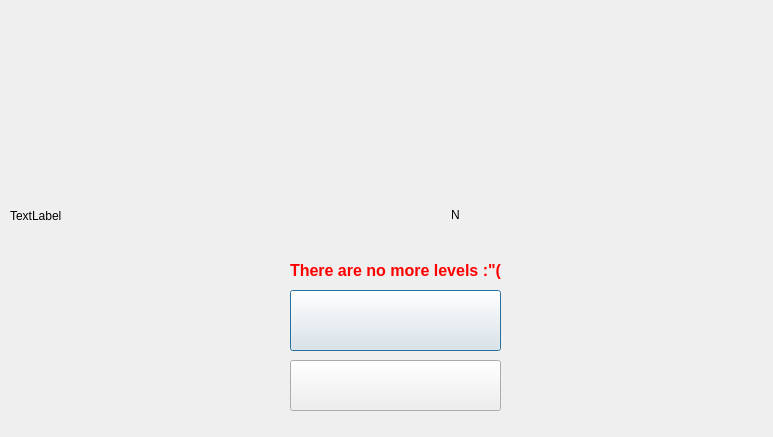
<?xml version="1.0" encoding="UTF-8"?>
<ui version="4.0">
 <class>winning</class>
 <widget class="QDialog" name="winning">
  <property name="geometry">
   <rect>
    <x>0</x>
    <y>0</y>
    <width>773</width>
    <height>437</height>
   </rect>
  </property>
  <property name="windowTitle">
   <string>Dialog</string>
  </property>
  <widget class="QLabel" name="label">
   <property name="geometry">
    <rect>
     <x>10</x>
     <y>-10</y>
     <width>761</width>
     <height>451</height>
    </rect>
   </property>
   <property name="text">
    <string>TextLabel</string>
   </property>
  </widget>
  <widget class="QLabel" name="score">
   <property name="geometry">
    <rect>
     <x>380</x>
     <y>180</y>
     <width>151</width>
     <height>71</height>
    </rect>
   </property>
   <property name="text">
    <string>&lt;html&gt;&lt;head/&gt;&lt;body&gt;&lt;p align=&quot;center&quot;&gt;N&lt;/p&gt;&lt;/body&gt;&lt;/html&gt;</string>
   </property>
  </widget>
  <widget class="QPushButton" name="pushButton">
   <property name="geometry">
    <rect>
     <x>290</x>
     <y>290</y>
     <width>211</width>
     <height>61</height>
    </rect>
   </property>
   <property name="text">
    <string/>
   </property>
  </widget>
  <widget class="QPushButton" name="pushButton_2">
   <property name="geometry">
    <rect>
     <x>290</x>
     <y>360</y>
     <width>211</width>
     <height>51</height>
    </rect>
   </property>
   <property name="text">
    <string/>
   </property>
  </widget>
  <widget class="QLabel" name="error">
   <property name="geometry">
    <rect>
     <x>290</x>
     <y>250</y>
     <width>271</width>
     <height>41</height>
    </rect>
   </property>
   <property name="styleSheet">
    <string notr="true">font: 10pt &quot;Segoe UI&quot;;
color: rgb(255, 0, 0);</string>
   </property>
   <property name="text">
    <string>&lt;html&gt;&lt;head/&gt;&lt;body&gt;&lt;p&gt;&lt;span style=&quot; font-size:12pt; font-weight:700;&quot;&gt;There are no more levels :&amp;quot;(&lt;/span&gt;&lt;/p&gt;&lt;/body&gt;&lt;/html&gt;</string>
   </property>
  </widget>
 </widget>
 <resources/>
 <connections/>
</ui>
